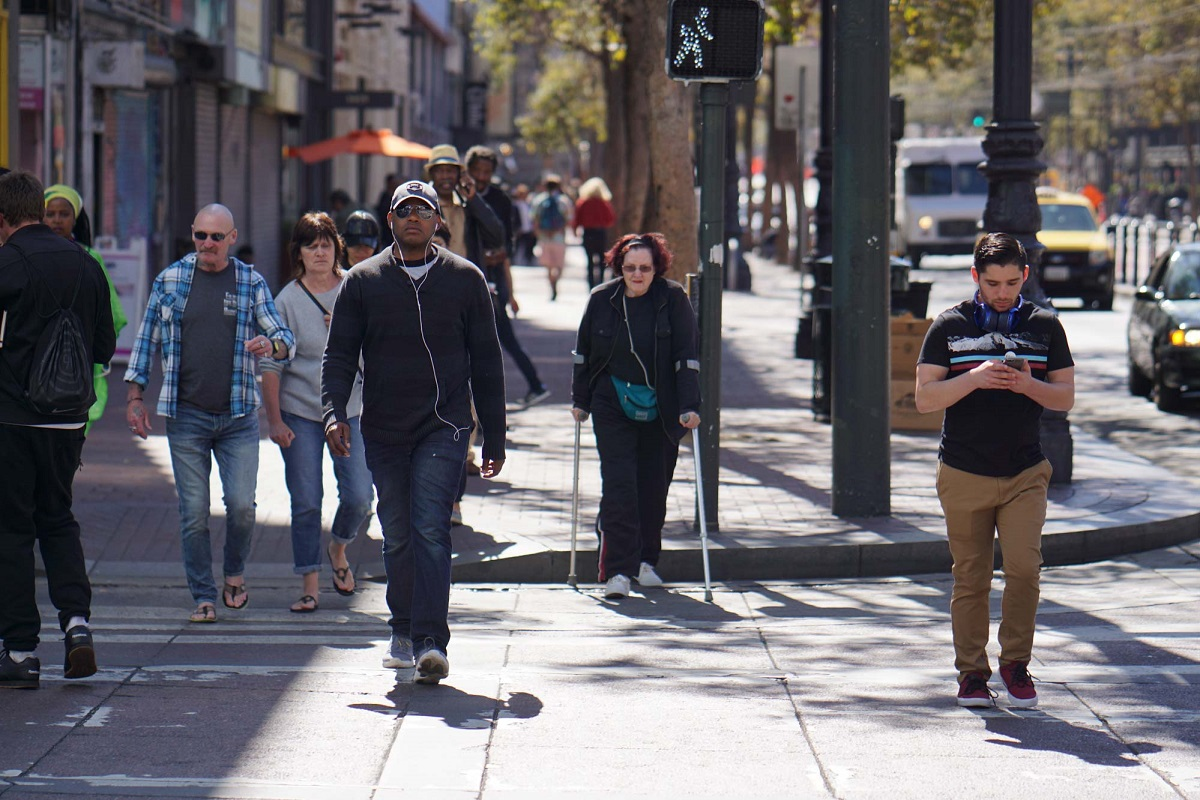
#> input picture object_detection/12_opencv_nesne_tespiti_ödev/odev2.jpg, 1200 x 800 px
$ python 'opencv nesne tespiti odev - cevap.py'
#> lines starting #> are read from the running program, lines starting #| are printed output that depends on the picture; after the words box and inside, x2 and y2 are one past the last pixel; in counts of white or black regions, pixels touching at a corner belong together
# opencv kütüphanesini içe aktaralım
import cv2

# numpy kütüphanesini içe aktaralım
import numpy as np

# resmi siyah beyaz olarak içe aktaralım
image = cv2.imread("odev2.jpg",0)
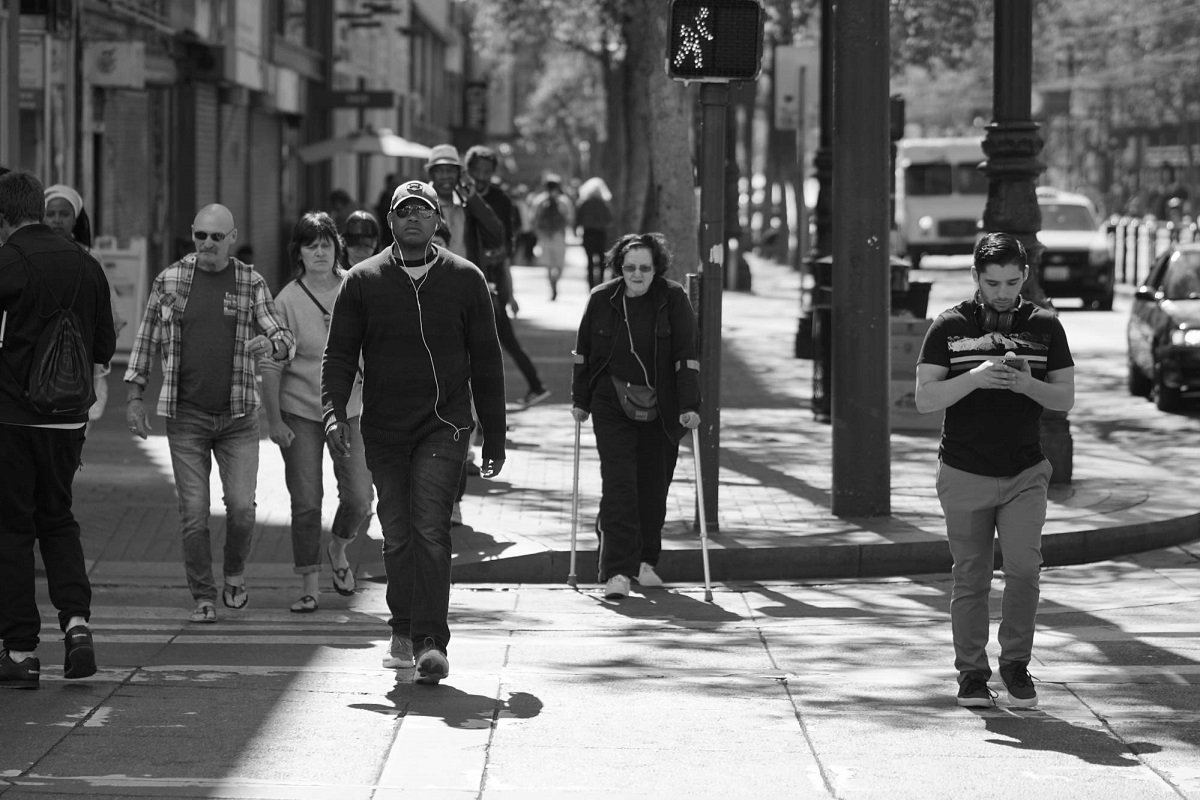
#> image: shape (800, 1200); min 0, max 255, mean 104.9

# resmi çizdirelim
cv2.imshow('Odev-2',image)

# resim üzerinde bulunan kenarları tespit edelim ve görselleştirelim
edges = cv2.Canny(image = image, threshold1 = 200, threshold2 = 255)
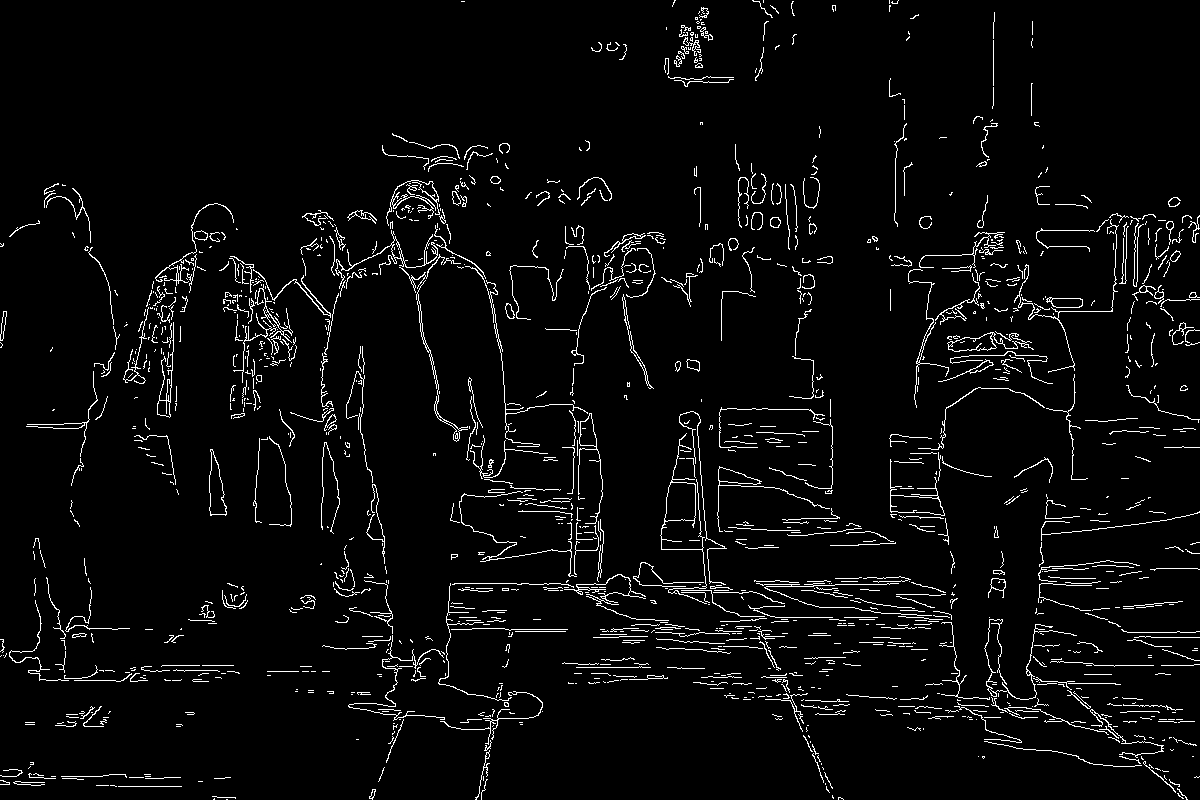
#> edges: shape (800, 1200); 4% white in thin lines or dots
cv2.imshow('Kenar Tespiti',edges)

# yüz tespiti için gerekli haar cascade'i içe aktaralım
face_cascade = cv2.CascadeClassifier("haarcascade_frontalface_default.xml")

# yüz tespiti yapıp sonuçları görselleştirelim
face_rect = face_cascade.detectMultiScale(image)
#> face_rect = [[301, 232, 38, 38], [328, 561, 26, 26], [463, 15, 36, 36], [40, 201, 35, 35], [616, 251, 45, 45], [182, 215, 55, 55], [978, 264, 51, 51], [86, 224, 54, 54], [1002, 27, 108, 108], [485, 400, 136, 136]]
for (x,y,w,h) in face_rect:
    cv2.rectangle(image,(x,y),(x+w,y+h),(255,255,255),10)
#> this loop made 10 passes
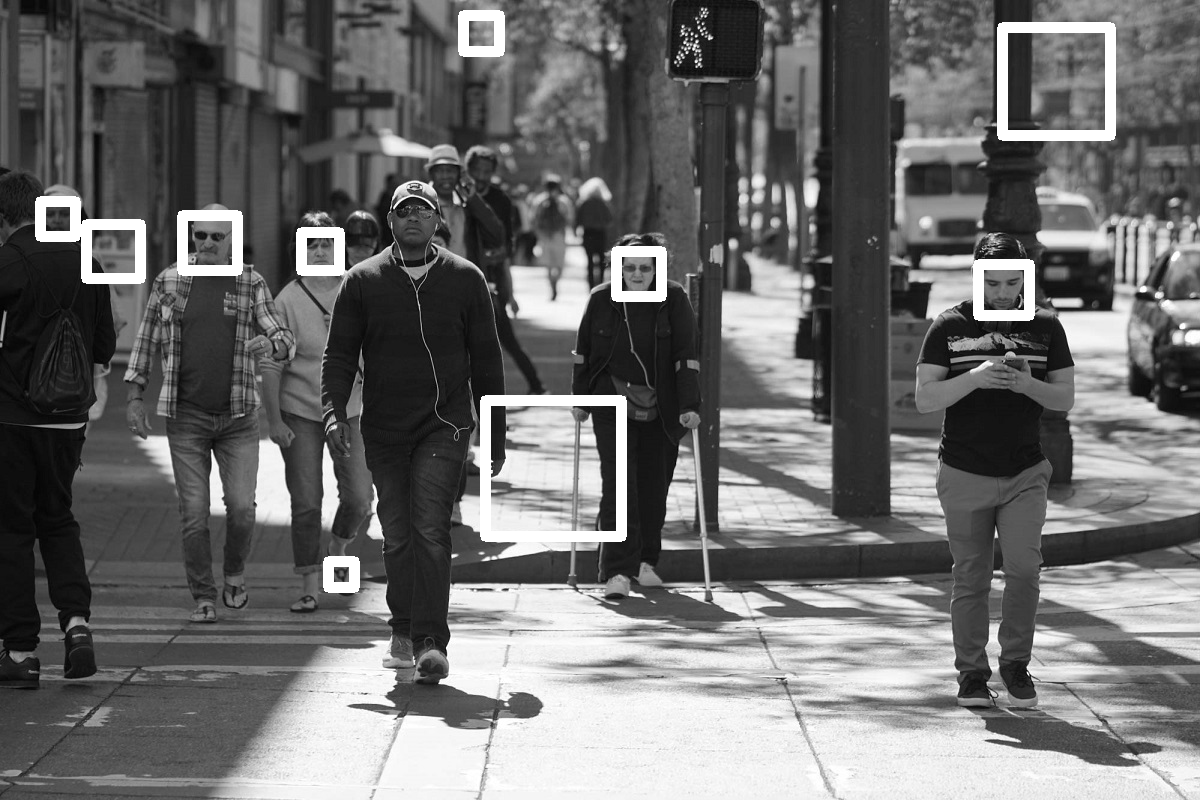
#> image: shape (800, 1200); 2.63% of pixels changed, all inside (x1, y1, x2, y2) = (35, 10, 1116, 593)
cv2.imshow("Yuz Tespiti", image)

# initialize the HOG insan tespiti algoritmamızı çağıralım ve svm'i set edelim
hog = cv2.HOGDescriptor()
hog.setSVMDetector(cv2.HOGDescriptor_getDefaultPeopleDetector())

# resme insan tespiti algoritmamızı uygulayalım ve görselleştirelim
(rects, weights) = hog.detectMultiScale(image, padding=(8, 8), scale=1.05)
#> rects = [[556, 164, 74, 148], [514, 166, 79, 157], [9, 480, 117, 234], [0, 282, 133, 285], [89, 188, 237, 474], [860, 242, 275, 550], [243, 92, 345, 690]]; weights = [1.84, 3.01, 0.176, 0.999, 1.16, 1.86, 1.38]

for (xA, yA, xB, yB) in rects:
    cv2.rectangle(image, (xA, yA), (xB, yB), (0, 0, 255), 2)
#> this loop made 7 passes
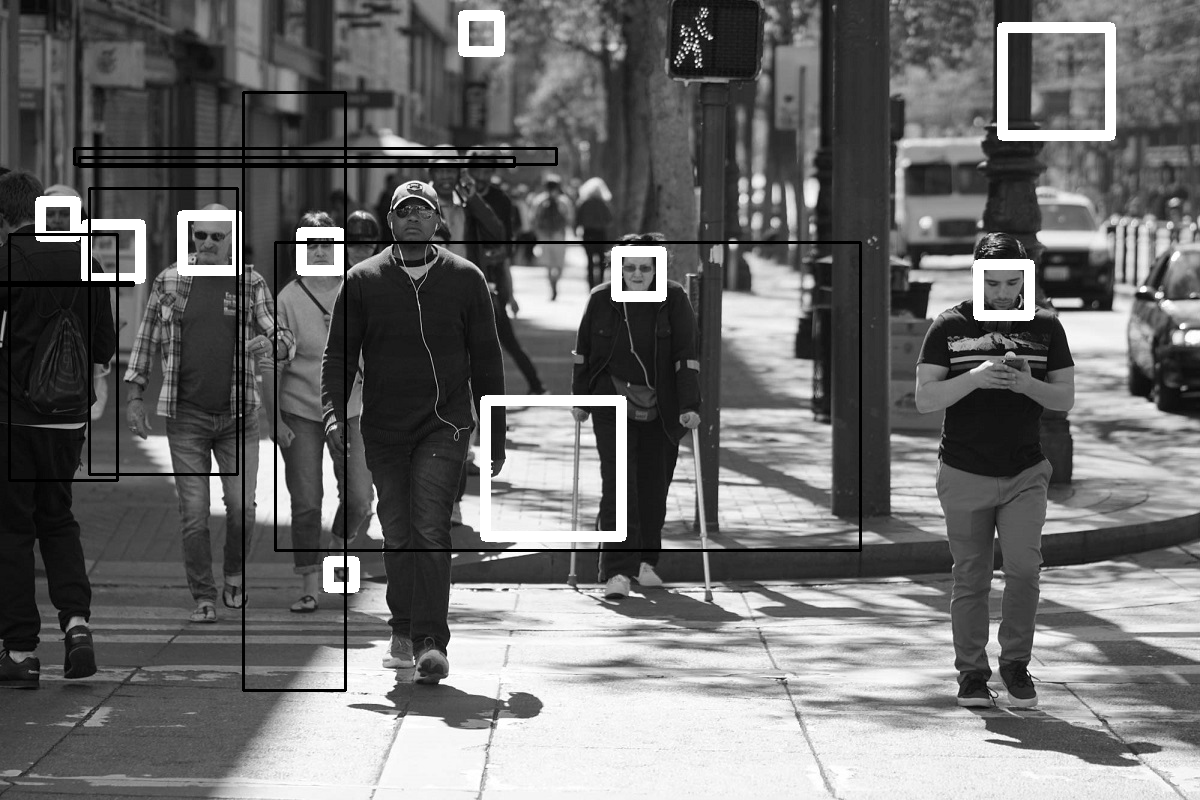
#> image: shape (800, 1200); 2.1% of pixels changed, all inside (x1, y1, x2, y2) = (0, 91, 862, 692)

cv2.imshow("insan Tespiti", image)
